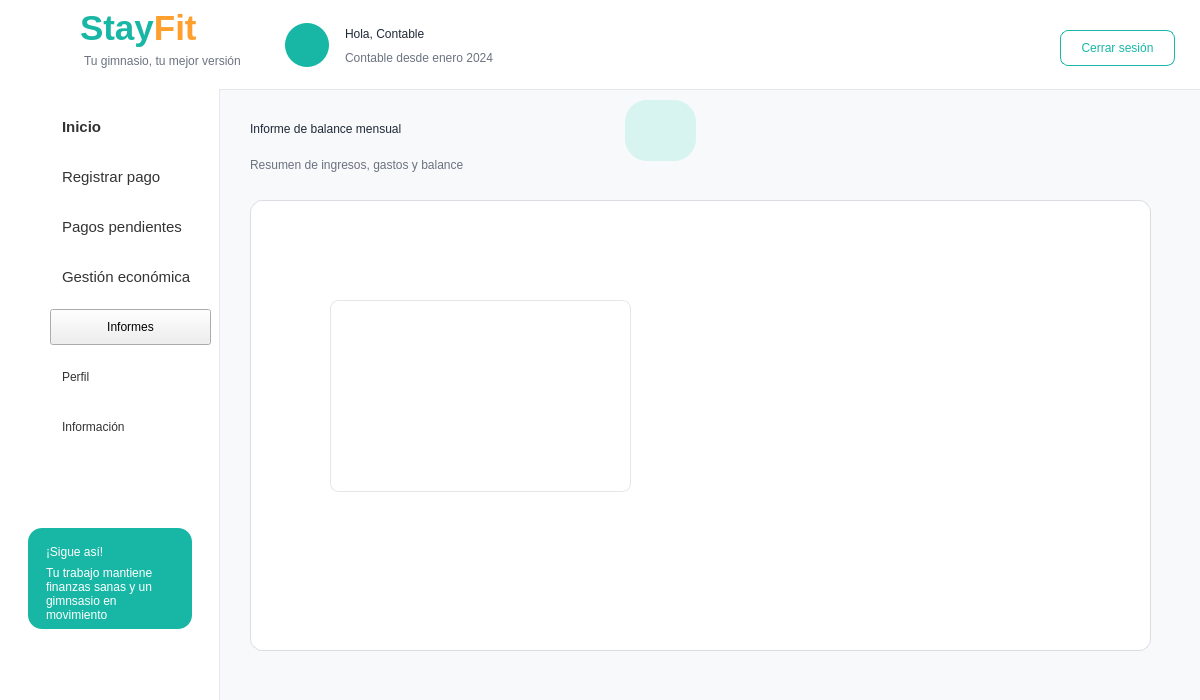
<?xml version="1.0" encoding="UTF-8"?>
<ui version="4.0">
 <class>MainWindow</class>
 <widget class="QMainWindow" name="MainWindow">
  <property name="geometry">
   <rect>
    <x>0</x>
    <y>0</y>
    <width>1200</width>
    <height>700</height>
   </rect>
  </property>
  <property name="windowTitle">
   <string>StayFit - Panel Cliente</string>
  </property>
  <property name="styleSheet">
   <string notr="true">QMainWindow { background-color: #F7F9FA; }
QLabel { background: transparent; color: #1F2937; font-family: &quot;Segoe UI&quot;; }
QPushButton { font-family: &quot;Segoe UI&quot;; }
QFrame#frameHeader { background-color: white; border-bottom: 1px solid #E5E7EB; }
QFrame#frameMenu { background-color: white; border-right: 1px solid #E5E7EB; }
QFrame#frameContenido { background-color: #F7F9FA; border: none; }
QFrame#card1, QFrame#card2, QFrame#card3, QFrame#card4, QFrame#cardTabla, QFrame#cardPago, QFrame#cardActividad, QFrame#cardConsejo, QFrame#cardMotivacion, QFrame#cardSigue { background-color: white; border: 1px solid #E6E6E6; border-radius: 12px; }
QPushButton#btnInicio { background-color: #18B7A5; color: white; border-radius: 8px; text-align: left; padding-left: 22px; font: bold 11pt &quot;Segoe UI&quot;; }
QPushButton#btnClases, QPushButton#btnInscripciones, QPushButton#btnPagos, QPushButton#btnEstadisticas, QPushButton#btnCalorias, QPushButton#btnPerfil, QPushButton#btnInformacion { background-color: transparent; color: #333333; border: none; text-align: left; padding-left: 22px; font: 11pt &quot;Segoe UI&quot;; }
QPushButton#btnClases:hover, QPushButton#btnInscripciones:hover, QPushButton#btnPagos:hover, QPushButton#btnEstadisticas:hover, QPushButton#btnCalorias:hover, QPushButton#btnPerfil:hover, QPushButton#btnInformacion:hover { background-color: #E6F7F5; border-radius: 8px; }
QPushButton#btnCerrarSesion { background-color: white; color: #18B7A5; border: 1px solid #18B7A5; border-radius: 8px; font: bold 10pt &quot;Segoe UI&quot;; }
QPushButton#btnVerInscripciones { background-color: #18B7A5; color: white; border: none; border-radius: 8px; font: bold 10pt &quot;Segoe UI&quot;; }
QPushButton#btnMini { background-color: transparent; color: #00A896; border: none; font: bold 9pt &quot;Segoe UI&quot;; }
QTableWidget { background-color: white; border: 1px solid #E6E6E6; border-radius: 8px; gridline-color: #E6E6E6; font: 9pt &quot;Segoe UI&quot;; }
QHeaderView::section { background-color: white; color: #1F2937; font: bold 9pt &quot;Segoe UI&quot;; border: none; border-bottom: 1px solid #E6E6E6; padding: 6px; }</string>
  </property>
  <widget class="QWidget" name="centralwidget">
   <widget class="QFrame" name="frameHeader">
    <property name="geometry">
     <rect>
      <x>0</x>
      <y>0</y>
      <width>1201</width>
      <height>90</height>
     </rect>
    </property>
    <property name="frameShape">
     <enum>QFrame::NoFrame</enum>
    </property>
    <widget class="QLabel" name="lblLogoIcono">
     <property name="geometry">
      <rect>
       <x>18</x>
       <y>10</y>
       <width>65</width>
       <height>65</height>
      </rect>
     </property>
     <property name="styleSheet">
      <string notr="true">font: 28pt &quot;Segoe UI Emoji&quot;; color: #18B7A5;</string>
     </property>
     <property name="text">
      <string/>
     </property>
     <property name="pixmap">
      <pixmap>src/vista/imagenes/logo_stayfit.png</pixmap>
     </property>
     <property name="scaledContents">
      <bool>true</bool>
     </property>
    </widget>
    <widget class="QLabel" name="labelStayFitHeader">
     <property name="geometry">
      <rect>
       <x>80</x>
       <y>8</y>
       <width>170</width>
       <height>40</height>
      </rect>
     </property>
     <property name="text">
      <string>&lt;html&gt;&lt;head/&gt;&lt;body&gt;&lt;p&gt;&lt;span style=&quot; font-size:26pt; font-weight:700; color:#18B7A5;&quot;&gt;Stay&lt;/span&gt;&lt;span style=&quot; font-size:26pt; font-weight:700; color:#FF9F2E;&quot;&gt;Fit&lt;/span&gt;&lt;/p&gt;&lt;/body&gt;&lt;/html&gt;</string>
     </property>
    </widget>
    <widget class="QLabel" name="labelSubtituloHeader">
     <property name="geometry">
      <rect>
       <x>84</x>
       <y>52</y>
       <width>170</width>
       <height>18</height>
      </rect>
     </property>
     <property name="styleSheet">
      <string notr="true">color: #6B7280; font: 9pt &quot;Segoe UI&quot;;</string>
     </property>
     <property name="text">
      <string>Tu gimnasio, tu mejor versión</string>
     </property>
    </widget>
    <widget class="QLabel" name="lblAvatarCliente">
     <property name="geometry">
      <rect>
       <x>285</x>
       <y>23</y>
       <width>44</width>
       <height>44</height>
      </rect>
     </property>
     <property name="styleSheet">
      <string notr="true">background-color: #18B7A5; color: white; border-radius: 22px; font: 20pt &quot;Segoe UI Emoji&quot;;</string>
     </property>
     <property name="text">
      <string/>
     </property>
     <property name="pixmap">
      <pixmap>src/vista/imagenes/usuario.png</pixmap>
     </property>
     <property name="scaledContents">
      <bool>true</bool>
     </property>
    </widget>
    <widget class="QLabel" name="lblNombreCliente">
     <property name="geometry">
      <rect>
       <x>345</x>
       <y>22</y>
       <width>270</width>
       <height>24</height>
      </rect>
     </property>
     <property name="styleSheet">
      <string notr="true">font: bold 13pt &quot;Segoe UI&quot;; color: #1F2937;</string>
     </property>
     <property name="text">
      <string>Hola, Contable</string>
     </property>
    </widget>
    <widget class="QLabel" name="lblFechaAltaEntrenador">
     <property name="geometry">
      <rect>
       <x>345</x>
       <y>48</y>
       <width>191</width>
       <height>20</height>
      </rect>
     </property>
     <property name="styleSheet">
      <string notr="true">font: 10pt &quot;Segoe UI&quot;; color: #6B7280;</string>
     </property>
     <property name="text">
      <string>Contable desde enero 2024</string>
     </property>
    </widget>
    <widget class="QPushButton" name="btnCerrarSesion">
     <property name="geometry">
      <rect>
       <x>1060</x>
       <y>30</y>
       <width>115</width>
       <height>36</height>
      </rect>
     </property>
     <property name="text">
      <string>Cerrar sesión</string>
     </property>
    </widget>
   </widget>
   <widget class="QFrame" name="frameMenu">
    <property name="geometry">
     <rect>
      <x>0</x>
      <y>89</y>
      <width>220</width>
      <height>611</height>
     </rect>
    </property>
    <property name="frameShape">
     <enum>QFrame::NoFrame</enum>
    </property>
    <widget class="QPushButton" name="btnInformes">
     <property name="geometry">
      <rect>
       <x>50</x>
       <y>220</y>
       <width>161</width>
       <height>36</height>
      </rect>
     </property>
     <property name="text">
      <string>Informes</string>
     </property>
    </widget>
    <widget class="QPushButton" name="btnRegistrarPago">
     <property name="geometry">
      <rect>
       <x>50</x>
       <y>70</y>
       <width>150</width>
       <height>36</height>
      </rect>
     </property>
     <property name="font">
      <font>
       <family>Segoe UI</family>
       <pointsize>11</pointsize>
      </font>
     </property>
     <property name="styleSheet">
      <string notr="true">QPushButton {
    background-color: transparent;
    border: none;
    border-radius: 8px;
    padding: 8px 12px;
    text-align: left;
    color: #333333;
}

QPushButton:hover {
    background-color: #E8F8F5;
}

QPushButton:checked {
    background-color: #DDF7F3;
    color: #333333;
    font-weight: bold;
}</string>
     </property>
     <property name="text">
      <string>Registrar pago</string>
     </property>
     <property name="flat">
      <bool>true</bool>
     </property>
    </widget>
    <widget class="QPushButton" name="btnGestionEconomica">
     <property name="geometry">
      <rect>
       <x>50</x>
       <y>170</y>
       <width>161</width>
       <height>36</height>
      </rect>
     </property>
     <property name="font">
      <font>
       <family>Segoe UI</family>
       <pointsize>11</pointsize>
      </font>
     </property>
     <property name="styleSheet">
      <string notr="true">QPushButton {
    background-color: transparent;
    border: none;
    border-radius: 8px;
    padding: 8px 12px;
    text-align: left;
    color: #333333;
}

QPushButton:hover {
    background-color: #E8F8F5;
}

QPushButton:checked {
    background-color: #DDF7F3;
    color: #333333;
    font-weight: bold;
}</string>
     </property>
     <property name="text">
      <string>Gestión económica</string>
     </property>
     <property name="flat">
      <bool>true</bool>
     </property>
    </widget>
    <widget class="QPushButton" name="btnPerfil">
     <property name="geometry">
      <rect>
       <x>50</x>
       <y>270</y>
       <width>150</width>
       <height>36</height>
      </rect>
     </property>
     <property name="styleSheet">
      <string notr="true">QPushButton {
    background-color: transparent;
    border: none;
    border-radius: 8px;
    padding: 8px 12px;
    text-align: left;
    color: #333333;
}

QPushButton:hover {
    background-color: #E8F8F5;
}

QPushButton:checked {
    background-color: #DDF7F3;
    color: #333333;
    font-weight: bold;
}
</string>
     </property>
     <property name="text">
      <string>Perfil</string>
     </property>
    </widget>
    <widget class="QPushButton" name="btnInformacion">
     <property name="geometry">
      <rect>
       <x>50</x>
       <y>320</y>
       <width>150</width>
       <height>36</height>
      </rect>
     </property>
     <property name="styleSheet">
      <string notr="true">QPushButton {
    background-color: transparent;
    border: none;
    border-radius: 8px;
    padding: 8px 12px;
    text-align: left;
    color: #333333;
}

QPushButton:hover {
    background-color: #E8F8F5;
}

QPushButton:checked {
    background-color: #DDF7F3;
    color: #333333;
    font-weight: bold;
}</string>
     </property>
     <property name="text">
      <string>Información</string>
     </property>
    </widget>
    <widget class="QFrame" name="cardSigue">
     <property name="geometry">
      <rect>
       <x>28</x>
       <y>439</y>
       <width>164</width>
       <height>101</height>
      </rect>
     </property>
     <property name="styleSheet">
      <string notr="true">QFrame#cardSigue { background-color: #18B7A5; border-radius: 14px; border: none; }</string>
     </property>
     <widget class="QLabel" name="lblSigue">
      <property name="geometry">
       <rect>
        <x>18</x>
        <y>12</y>
        <width>130</width>
        <height>24</height>
       </rect>
      </property>
      <property name="styleSheet">
       <string notr="true">color:white; font:bold 11pt &quot;Segoe UI&quot;;</string>
      </property>
      <property name="text">
       <string>¡Sigue así!</string>
      </property>
     </widget>
     <widget class="QLabel" name="lblSigueTexto">
      <property name="geometry">
       <rect>
        <x>18</x>
        <y>35</y>
        <width>130</width>
        <height>61</height>
       </rect>
      </property>
      <property name="styleSheet">
       <string notr="true">color:white; font:9pt &quot;Segoe UI&quot;;</string>
      </property>
      <property name="text">
       <string>Tu trabajo mantiene finanzas sanas y un gimnsasio en movimiento</string>
      </property>
      <property name="wordWrap">
       <bool>true</bool>
      </property>
     </widget>
    </widget>
    <widget class="QLabel" name="label">
     <property name="geometry">
      <rect>
       <x>20</x>
       <y>30</y>
       <width>20</width>
       <height>20</height>
      </rect>
     </property>
     <property name="text">
      <string/>
     </property>
     <property name="pixmap">
      <pixmap>src/vista/imagenes/casa_inicio.png</pixmap>
     </property>
     <property name="scaledContents">
      <bool>true</bool>
     </property>
    </widget>
    <widget class="QLabel" name="label_10">
     <property name="geometry">
      <rect>
       <x>20</x>
       <y>280</y>
       <width>23</width>
       <height>23</height>
      </rect>
     </property>
     <property name="text">
      <string/>
     </property>
     <property name="pixmap">
      <pixmap>src/vista/imagenes/usuario.png</pixmap>
     </property>
     <property name="scaledContents">
      <bool>true</bool>
     </property>
    </widget>
    <widget class="QLabel" name="label_11">
     <property name="geometry">
      <rect>
       <x>20</x>
       <y>330</y>
       <width>23</width>
       <height>23</height>
      </rect>
     </property>
     <property name="text">
      <string/>
     </property>
     <property name="pixmap">
      <pixmap>src/vista/imagenes/informacion.png</pixmap>
     </property>
     <property name="scaledContents">
      <bool>true</bool>
     </property>
    </widget>
    <widget class="QLabel" name="label_12">
     <property name="geometry">
      <rect>
       <x>20</x>
       <y>80</y>
       <width>20</width>
       <height>20</height>
      </rect>
     </property>
     <property name="text">
      <string/>
     </property>
     <property name="pixmap">
      <pixmap>src/vista/imagenes/caja-registradora.png</pixmap>
     </property>
     <property name="scaledContents">
      <bool>true</bool>
     </property>
    </widget>
    <widget class="QLabel" name="label_3">
     <property name="geometry">
      <rect>
       <x>20</x>
       <y>130</y>
       <width>20</width>
       <height>20</height>
      </rect>
     </property>
     <property name="styleSheet">
      <string notr="true">image: url(./src/vista/imagenes/tarjeta-de-credito.png)</string>
     </property>
     <property name="text">
      <string/>
     </property>
    </widget>
    <widget class="QLabel" name="label_4">
     <property name="geometry">
      <rect>
       <x>20</x>
       <y>180</y>
       <width>20</width>
       <height>20</height>
      </rect>
     </property>
     <property name="styleSheet">
      <string notr="true">image: url(./src/vista/imagenes/cartera.png)</string>
     </property>
     <property name="text">
      <string/>
     </property>
    </widget>
    <widget class="QLabel" name="label_8">
     <property name="geometry">
      <rect>
       <x>20</x>
       <y>230</y>
       <width>23</width>
       <height>23</height>
      </rect>
     </property>
     <property name="styleSheet">
      <string notr="true">image: url(./src/vista/imagenes/grafico-de-barras.png)</string>
     </property>
     <property name="text">
      <string/>
     </property>
    </widget>
    <widget class="QPushButton" name="btnPagosPendientes">
     <property name="geometry">
      <rect>
       <x>50</x>
       <y>120</y>
       <width>150</width>
       <height>36</height>
      </rect>
     </property>
     <property name="font">
      <font>
       <family>Segoe UI</family>
       <pointsize>11</pointsize>
      </font>
     </property>
     <property name="styleSheet">
      <string notr="true">QPushButton {
    background-color: transparent;
    border: none;
    border-radius: 8px;
    padding: 8px 12px;
    text-align: left;
    color: #333333;
}

QPushButton:hover {
    background-color: #E8F8F5;
}

QPushButton:checked {
    background-color: #DDF7F3;
    color: #333333;
    font-weight: bold;
}

</string>
     </property>
     <property name="text">
      <string>Pagos pendientes</string>
     </property>
     <property name="flat">
      <bool>true</bool>
     </property>
    </widget>
    <widget class="QPushButton" name="btnInicio">
     <property name="geometry">
      <rect>
       <x>50</x>
       <y>20</y>
       <width>150</width>
       <height>36</height>
      </rect>
     </property>
     <property name="font">
      <font>
       <family>Segoe UI</family>
       <pointsize>11</pointsize>
       <weight>75</weight>
       <italic>false</italic>
       <bold>true</bold>
      </font>
     </property>
     <property name="mouseTracking">
      <bool>false</bool>
     </property>
     <property name="tabletTracking">
      <bool>false</bool>
     </property>
     <property name="styleSheet">
      <string notr="true">QPushButton {
    background-color: transparent;
    border: none;
    border-radius: 8px;
    padding: 8px 12px;
    text-align: left;
    color: #333333;
}

QPushButton:hover {
    background-color: #E8F8F5;
}

QPushButton:checked {
    background-color: #DDF7F3;
    color: #333333;
    font-weight: bold;
}</string>
     </property>
     <property name="text">
      <string>Inicio</string>
     </property>
     <property name="checkable">
      <bool>true</bool>
     </property>
     <property name="checked">
      <bool>false</bool>
     </property>
     <property name="flat">
      <bool>false</bool>
     </property>
    </widget>
   </widget>
   <widget class="QFrame" name="frameContenido">
    <property name="geometry">
     <rect>
      <x>220</x>
      <y>90</y>
      <width>981</width>
      <height>611</height>
     </rect>
    </property>
    <property name="frameShape">
     <enum>QFrame::NoFrame</enum>
    </property>
    <widget class="QLabel" name="lblBienvenida">
     <property name="geometry">
      <rect>
       <x>30</x>
       <y>22</y>
       <width>441</width>
       <height>34</height>
      </rect>
     </property>
     <property name="styleSheet">
      <string notr="true">font:bold 20pt &quot;Segoe UI&quot;; color:#1F2937;</string>
     </property>
     <property name="text">
      <string>Informe de balance mensual</string>
     </property>
    </widget>
    <widget class="QLabel" name="lblResumen">
     <property name="geometry">
      <rect>
       <x>30</x>
       <y>65</y>
       <width>470</width>
       <height>20</height>
      </rect>
     </property>
     <property name="styleSheet">
      <string notr="true">font:9pt &quot;Segoe UI&quot;; color:#6B7280;</string>
     </property>
     <property name="text">
      <string>Resumen de ingresos, gastos y balance</string>
     </property>
    </widget>
    <widget class="QLabel" name="label_17">
     <property name="geometry">
      <rect>
       <x>280</x>
       <y>480</y>
       <width>47</width>
       <height>13</height>
      </rect>
     </property>
     <property name="text">
      <string/>
     </property>
    </widget>
    <widget class="QLabel" name="label_18">
     <property name="geometry">
      <rect>
       <x>-160</x>
       <y>0</y>
       <width>1391</width>
       <height>621</height>
      </rect>
     </property>
     <property name="styleSheet">
      <string notr="true">image:url(./src/vista/imagenes/reborde_ola.png)</string>
     </property>
     <property name="text">
      <string/>
     </property>
    </widget>
    <widget class="QFrame" name="card2_3">
     <property name="geometry">
      <rect>
       <x>30</x>
       <y>110</y>
       <width>901</width>
       <height>451</height>
      </rect>
     </property>
     <property name="styleSheet">
      <string notr="true">#card2_3 {
    background-color: #FFFFFF;
    border: 1px solid #DADDE2;
    border-radius: 12px;
}</string>
     </property>
     <widget class="QTableWidget" name="tablaInformeBalanceMensual">
      <property name="geometry">
       <rect>
        <x>80</x>
        <y>100</y>
        <width>301</width>
        <height>192</height>
       </rect>
      </property>
     </widget>
    </widget>
    <widget class="QLabel" name="label_22">
     <property name="geometry">
      <rect>
       <x>420</x>
       <y>20</y>
       <width>41</width>
       <height>41</height>
      </rect>
     </property>
     <property name="text">
      <string/>
     </property>
     <property name="pixmap">
      <pixmap>../imagenes/incrementar.png</pixmap>
     </property>
     <property name="scaledContents">
      <bool>true</bool>
     </property>
    </widget>
    <widget class="QLabel" name="lblIconAs_8">
     <property name="geometry">
      <rect>
       <x>405</x>
       <y>10</y>
       <width>71</width>
       <height>61</height>
      </rect>
     </property>
     <property name="styleSheet">
      <string notr="true">background-color:#D8F4F0; color:#18B7A5; border-radius:22px; font:bold 20pt &quot;Segoe UI&quot;;</string>
     </property>
     <property name="text">
      <string/>
     </property>
    </widget>
    <zorder>lblIconAs_8</zorder>
    <zorder>label_18</zorder>
    <zorder>lblBienvenida</zorder>
    <zorder>lblResumen</zorder>
    <zorder>label_17</zorder>
    <zorder>card2_3</zorder>
    <zorder>label_22</zorder>
   </widget>
  </widget>
 </widget>
 <resources/>
 <connections/>
</ui>
